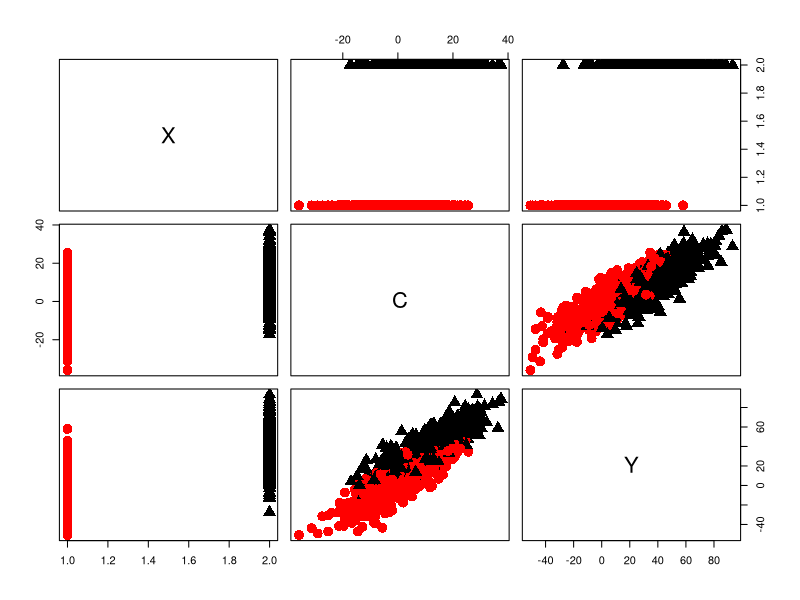
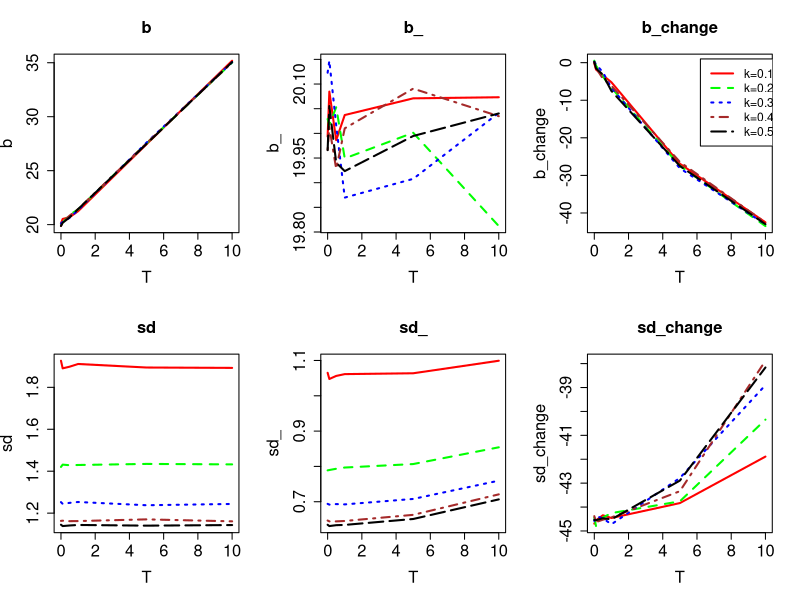

Reproduce these figures in R, in order.

Cr_Conf <- function(T, X) {
  sapply(X, function(k) {rnorm(n = 1, mean = T*k, sd = 10)})
}  
  library(arm)
  library(dplyr) 
  options(max.print=999999)
  mas<-data.frame(J=integer(),I=integer(),L=integer(),T=numeric(),b=numeric(),p1=numeric(),sd=numeric(),b_=numeric(),p2=numeric(),sd_=numeric(),b_change=numeric(), sd_change=numeric())
  #mas
  L<-100
  N<-1000
  k<-0.1
  j<-1
  T_array<-c(0,0.1,0.5,1,5,10)
  while (!(k>0.5)) {
    print(j)
    i<-1
    while (!(i>6)) {
      print(i)
      T<-T_array[i]
      for (l in 1:L) {
        dat <- data.frame(X = rbinom(n = N, size = 1, prob = k))
        dat$C <- Cr_Conf(T, dat$X)
        dat$Y <- with(dat, 3 + 1.5*C + 20*X + rnorm(n = N, mean = 0, sd = 10)) 
        dat$Y
        dat$X <- as.factor(dat$X)
        model1 <- lm(Y ~ X, data = dat)
        summary(model1)
        model2 <- lm(Y ~  C+X, data = dat)
        summary(model2)
  
        b         <-  coef(model1)["X1"]
        p1        <-  summary(model1)$coef["X1", "Pr(>|t|)"]
        sd        <-  summary(model1)$coef["X1", "Std. Error"] 
        b_        <-  coef(model2)["X1"]
        p2        <-  summary(model2)$coef["X1", "Pr(>|t|)"]
        sd_       <-  summary(model2)$coef["X1", "Std. Error"] 
        b_change  <-  (b_-b)*100/b
        sd_change <-  (sd_-sd)*100/sd 
        new_row   <-  c(j,i,l,T,b,p1,sd,b_,p2,sd_,b_change,sd_change)
        mas[nrow(mas)+1,]<-new_row
      }
      i=i+1
    }
    k=k+0.1
    j=j+1
  
  }
I_max<-i-1
I_max
mas
  #вывод
plot(dat, col=c("red","black")[dat$X], pch=c(16,17)[dat$X], cex=2)
par(mfrow = c(2, 3))
parameters<-c("b","b_","b_change","sd","sd_","sd_change")
for (m in 1:6){ 
  parameter<-parameters[m]
  print(parameter)
  y_min=100000
  y_max=-100000
  for (j in 1:5) {
    mas_0<-filter(mas,J==j)
    for (i in 1:I_max) {
      mas_1<-filter(mas_0,I==i)
      if (m==3) {y<-quantile(mas_1[,parameter],0.5)}
      else {y<-mean(mas_1[,parameter])}
      if (y<y_min) {y_min<-y}
      if (y>y_max) {y_max<-y}
    }
  }
  for (j in 1:5) {
    mas_0=filter(mas,J==j)
    T<-NULL
    k1<-NULL
    for (i in 1:I_max) {
      mas_1=filter(mas_0,I==i)
      print(mas_1)
      T<-c(T,mas_1[1,"T"]) 
      if (m==3) {k1<-c(k1,quantile(mas_1[,parameter],0.5))}
      else { k1<-c(k1,mean(mas_1[,parameter]))}
    }
    if (j==1) { plot(T,k1,ylab=parameter, ylim=range(c(y_min,y_max)),type="l", lty =1,  lwd=2.0, col="red",  main=parameter, cex.main=1.5, cex.lab=1.5, cex.axis=1.5)}
    if (j==2) {lines(T,k1,ylab=parameter, ylim=range(c(y_min,y_max)),type="l", lty =2,  lwd=2.0, col="green",main=parameter)}
    if (j==3) {lines(T,k1,ylab=parameter, ylim=range(c(y_min,y_max)),type="l", lty =3,  lwd=2.0, col="blue", main=parameter)}
    if (j==4) {lines(T,k1,ylab=parameter, ylim=range(c(y_min,y_max)),type="l", lty =4,  lwd=2.0, col="brown",main=parameter)}
    if (j==5) {lines(T,k1,ylab=parameter, ylim=range(c(y_min,y_max)),type="l", lty =5,  lwd=2.0, col="black",main=parameter)}
  }
  if (m==3){
  legend(6.2, 1, legend=c("k=0.1", "k=0.2","k=0.3","k=0.4","k=0.5"),col=c("red", "green","blue","brown", "black"), lty=1:5, cex=1.1,lwd=2.0)
  }
}
